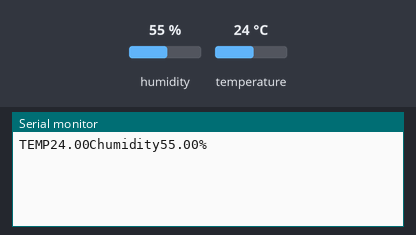
Recording of a sketch running on a simulated Arduino Uno, built with avr-gcc and run on an emulated ATmega328P. Shown: the last lines printed to the serial monitor. The test bench sets the inputs (shaded band); at power-on: humidity 55 %, temperature 24 °C.

Above: at 3.2 s.
3.3 s: humidity set to 22 %
At 5.0 s:
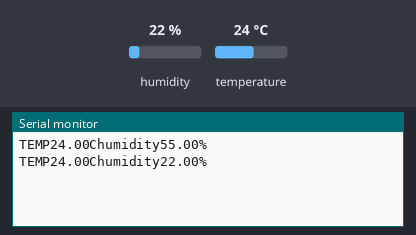
6.0 s: temperature set to 12 °C
At 7.4 s:
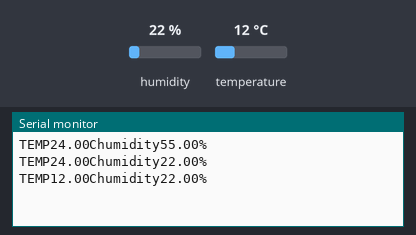
8.7 s: humidity set to 40 %
At 11.0 s:
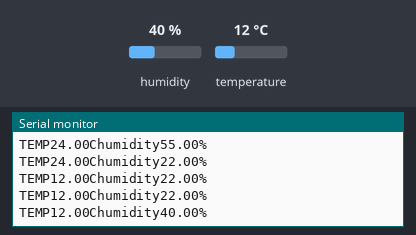
Timing chart, 0 to 12.5 s (numbered marks = the images above; inputs shaded):
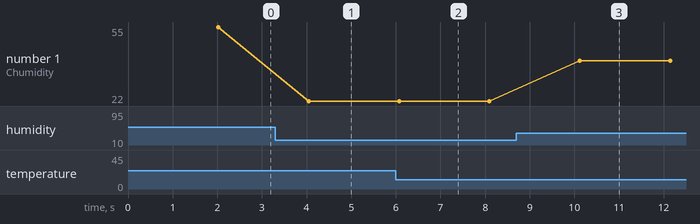

The sketch:

06_DHT.ino
```cpp
#include <DHT.h>
DHT dht(26,DHT11);
void setup() {
  // put your setup code here, to run once:
dht.begin();
delay(2000);

Serial.begin(115200);
}

void loop() {
  // put your main code here, to run repeatedly:
float temp=dht.readTemperature();
float humidity=dht.readHumidity();
Serial.print("TEMP");
Serial.print(temp);
Serial.print("C");
Serial.print("humidity");
Serial.print(humidity);
Serial.println("%");
delay(2000);


}
```

Measured:
- after the input at 3.3 s, the serial monitor: prints a new line after 0.75 s (image 1)
- after the input at 6.0 s, the serial monitor: prints a new line after 0.07 s (image 2)
- after the input at 8.7 s, the serial monitor: prints a new line after 1.4 s (image 3)
- plotted number 1: 55 → 22 after the input at 3.3 s, 22 → 40 after the input at 8.7 s
